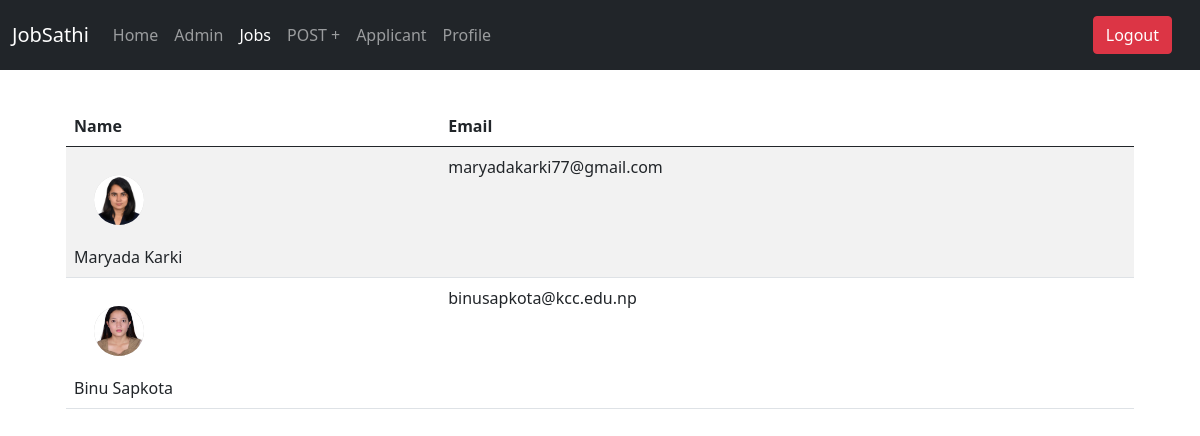
The page /users/ (signed in) on the database its author committed.
### pro/models.py (models this page shows, shortened)
class Pro(models.Model):
    user = models.OneToOneField(User, null=True, on_delete=models.CASCADE)
    pro_name = models.CharField(max_length=150)
    pro_bio = models.CharField(max_length=150)
    pro_dob = models.DateField(default=datetime.now, blank=True)
    pro_pic = models.ImageField(upload_to='pro_image/')
    pro_number = models.CharField(null=True, max_length=10)
    pro_cv = models.FileField(upload_to='pdfs/')
    pro_certificates = models.FileField(upload_to='pdfs/')

### account/models.py (models this page shows, shortened)
class User(AbstractUser):
    username = models.CharField(max_length=150, unique=True)
    email = models.EmailField(unique=True)
    password = models.CharField(max_length=128)
    full_name = models.CharField(max_length=50, blank=False)
    date_joined = models.DateTimeField(auto_now_add=True)    # Add any additional fields you want

### adminpanel/views.py (the view)
# urls.py: path('users/', UserListView.as_view(), name='users'),
class UserListView(LoginRequiredMixin, ListView):
    model = Pro
    template_name = 'users.html'
    context_object_name = 'users'

### adminpanel/templates/users.html (shortened to what this page needs)
{% extends 'dashboard/layout.html' %}
{% block job_active %}
    active
{% endblock %}
{% block content %}
 <div class="container "  style=" padding: 3%;">
    <table  class="table table-striped table-hover">
      <thead>
      <tr>
          <th>Name</th>
          <th>Email</th>
      </tr>
      </thead>
      <tbody>
        {% for i in users %}
          <tr>
          <td><div class="profile-photo-form-container" style="margin:20px; width: 50px; height: 50px; border-radius: 50%;overflow: hidden;background-color: #ccc; ">
            <img style="width: 100%;height: 100%;object-fit: cover;" src="{{ i.user.pro.pro_pic.url }}" alt="user-image" width="" srcset="" />
          </div>{{i.user.pro.pro_name}}</td>
          <td>{{i.user.email}}</td>
          </tr>
          {% empty %}
          <li style="color: indianred;">No Users.</li>
      {% endfor %}
    </tbody>
    </table>
 </div>
{% endblock content %}

### rows shown on the page
Pro: user.pro.pro_pic (picture), user.pro.pro_name "Maryada Karki", user.email "maryadakarki77@gmail.com"
Pro: user.pro.pro_pic (picture), user.pro.pro_name "Binu Sapkota", user.email "binusapkota@kcc.edu.np"
